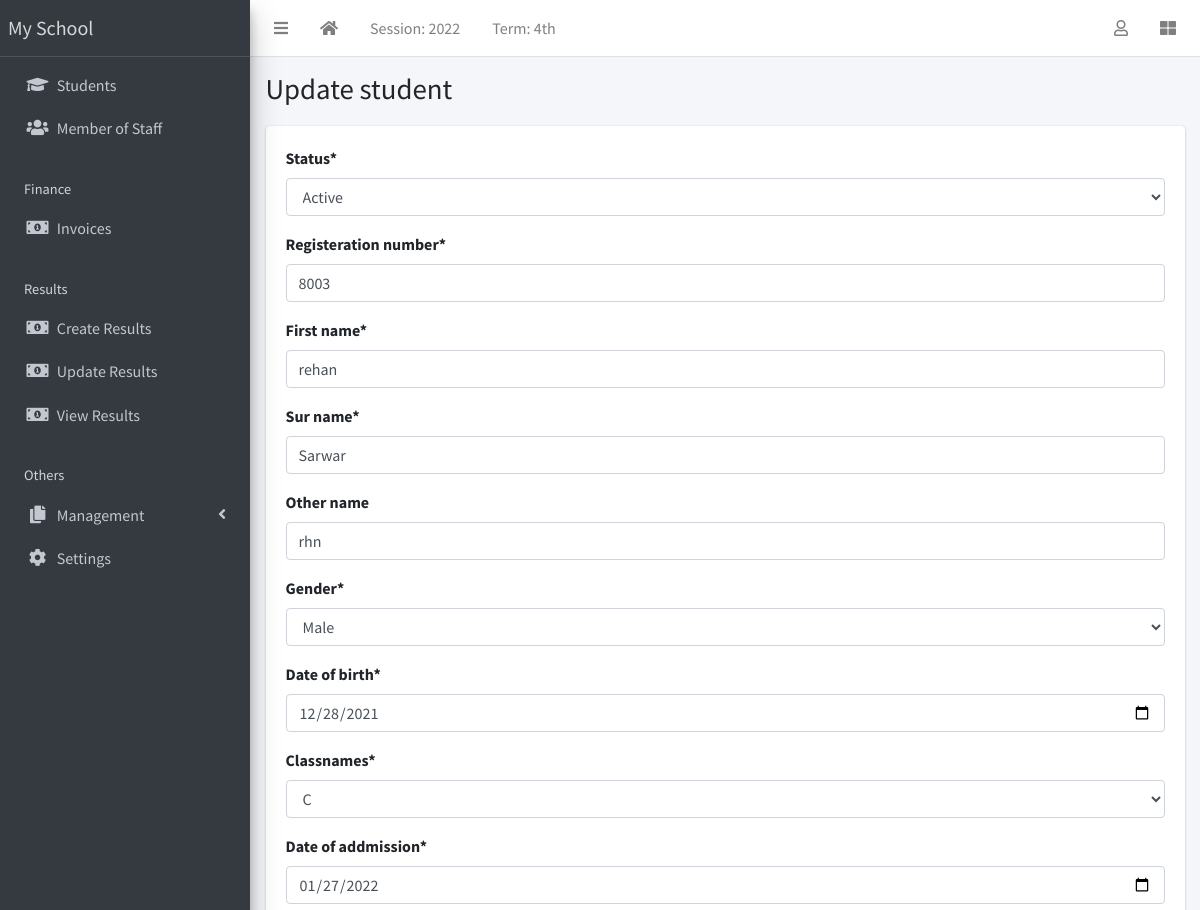
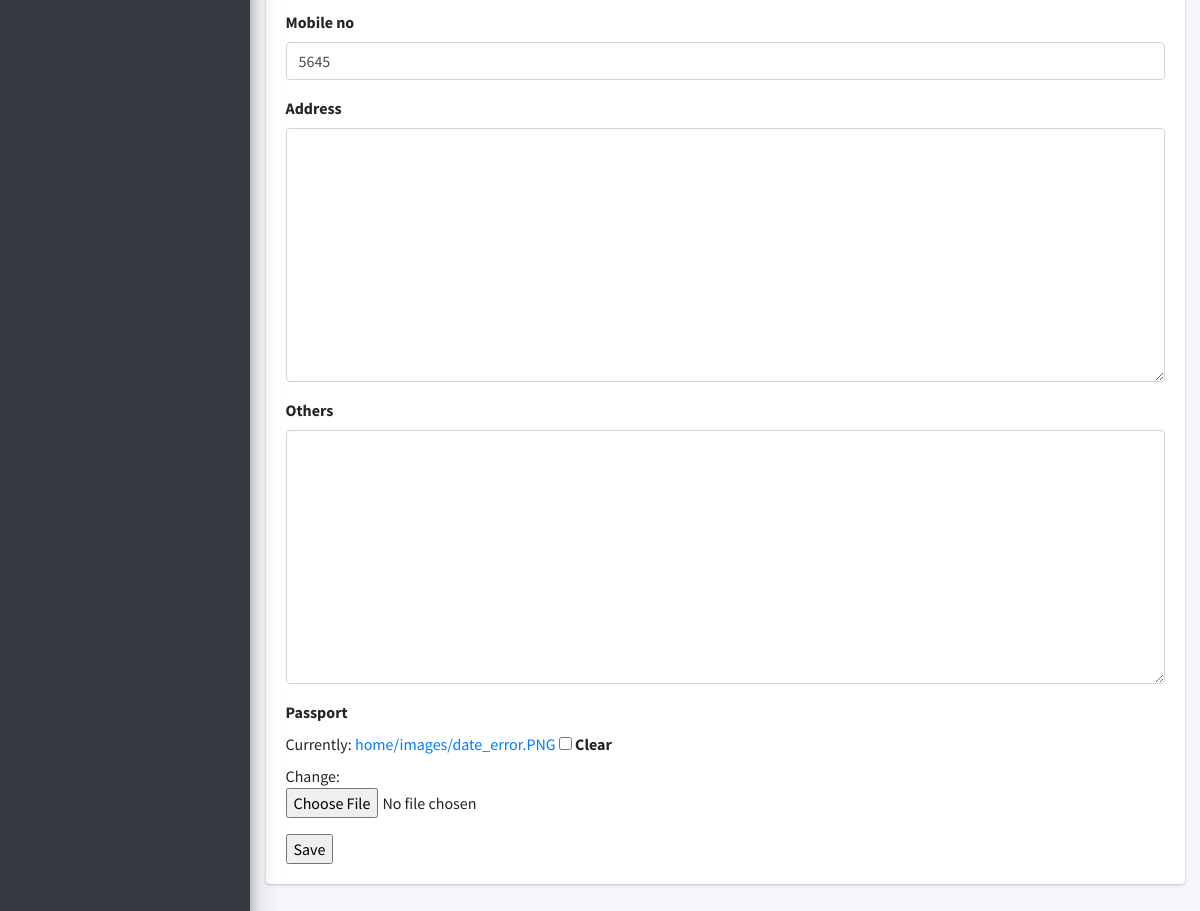
Page /appURL/updatestudentform/4 on the committed database (2 pictures, top to bottom).
### schoolapp/models.py (models this page shows, shortened)
class Student(models.Model):
    statuschoice = [
        ('Active','Active'),
        ('Inactive','Inactive'),
    ]
    genders = [
        ('Male','Male'),
        ('Female','Female'),
    ]
    id = models.AutoField(primary_key=True)
    status = models.CharField(max_length=100,choices=statuschoice,default='Active')
    registeration_number = models.CharField(max_length=1200,unique=True)
    first_name = models.CharField(max_length=500)
    sur_name = models.CharField(max_length=500)
    other_name = models.CharField(max_length=500, blank=True,null=True)
    gender = models.CharField(max_length=300,choices=genders,default='Male')
    date_of_birth = models.DateField()
    classnameS = models.ForeignKey(Class, on_delete=models.CASCADE, related_name="classS")
    date_of_addmission = models.DateField()
    mobile_no = models.IntegerField(null=True, blank=True,unique=True)
    address = models.TextField(null=True, blank=True)
    others = models.TextField(null=True, blank=True)
    passport = models.ImageField(upload_to='home/images',null=True, blank=True)

### schoolapp/views.py (the view)
# urls.py: path('updatestudentform/<int:id>', views.UpdateStudent,name="updatestudentform"),
def UpdateStudent(request, id):
    student = Student.objects.get(id=id)
    studentedit = StudentForm(request.POST or None, instance= student)
    if request.method == 'POST':
        if studentedit.is_valid():
            studentedit.save()
            return redirect('studentrecord')
        else:
            return redirect('studentrecord')
    return render(request,"schoolapp/studentform.html",{"updatestudent":studentedit,"student":student})

### schoolapp/forms.py
class StudentForm(forms.ModelForm):
    classnameS = forms.ModelChoiceField(queryset=Class.objects.all())
    class Meta:
        model = Student
        fields = '__all__'
        widgets = {
            'date_of_birth': DateInput(),
            'date_of_addmission': DateInput()
        }

### schoolapp/models.py (called while the page is built)
    def __str__(self):
        return self.classname

### schoolapp/templates/schoolapp/studentform.html (shortened to what this page needs)
{% extends 'base.html' %}
{% block body %}
{% load crispy_forms_tags %}
    <div class="content-wrapper">
      <section class="content-header">
        <div class="container-fluid">
          <div class="row mb-1">
            <div class="col-sm-8">
              <h1>
    Update student
</h1>
            </div>
            <div class="col-sm-4">
            </div>
          </div>
        </div>
      </section>
      <section class="content">
        <div class="container-fluid">
          <div class="row">
            <div class="col-md-12">
              <div class="card">
                <div class="card-body">
                  <div class="row">
                    <div class="col">
<form action="/appURL/updatestudentform/{{student.id}}" method="POST">
    {{updatestudent|crispy}}
    <input type="submit" value="Save">
</form>
                    </div>
                  </div>
                </div>
              </div>
            </div>
          </div>
        </div>
      </section>
    </div>
{% endblock body %}

### rows in the picture
Student: status "Active", registeration_number "8003", first_name "rehan", sur_name "Sarwar", other_name "rhn", gender "Male", date_of_birth "12/28/2021", classnameS "C", date_of_addmission "01/27/2022", mobile_no "5645"
